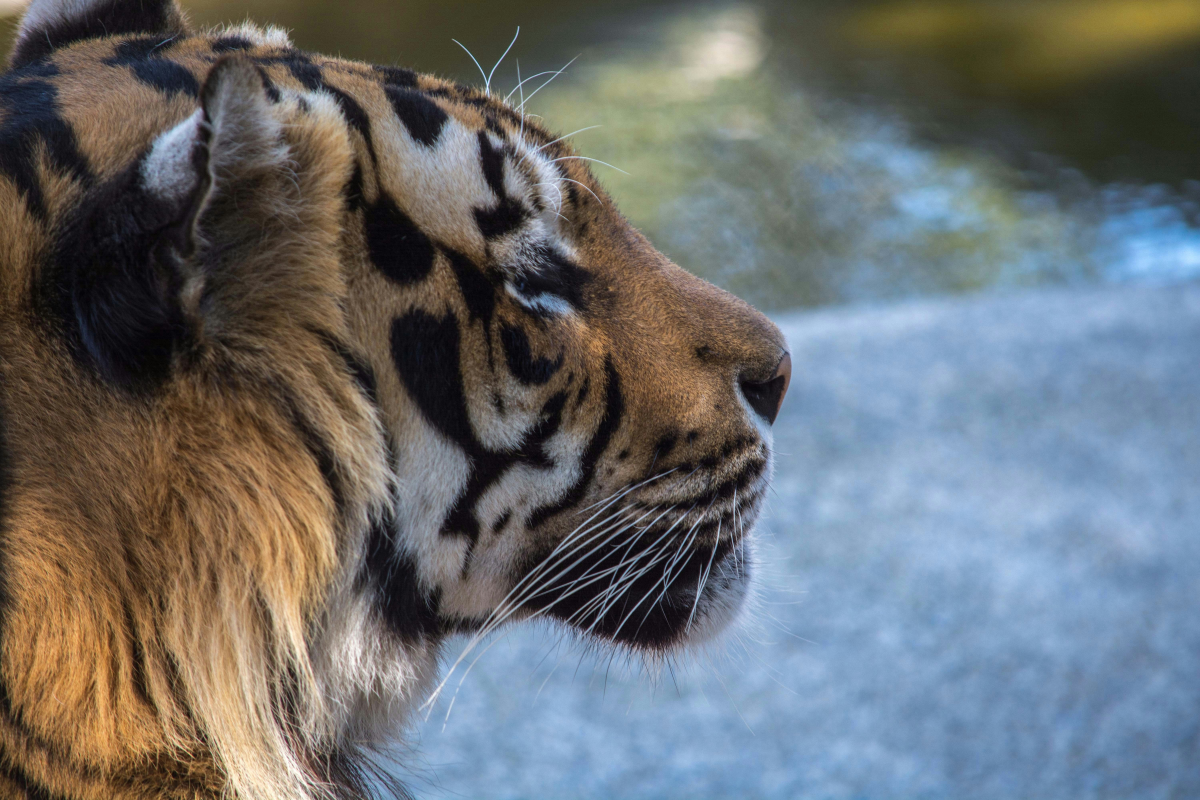
#> input picture Experiment-4/img4.jpg, 6000 x 4000 px (shown at 1/5 size)
$ python main.py   (older library calls are emulated)
#> lines starting #> are read from the running program, lines starting #| are printed output that depends on the picture
# Name: Navjot Chaudhary
# Roll No.: 40
# Experiment: 4
import cv2
import numpy as np
import matplotlib.pyplot as plt

# 1. Load a grayscale image
img = cv2.imread('img4.jpg', cv2.IMREAD_GRAYSCALE)
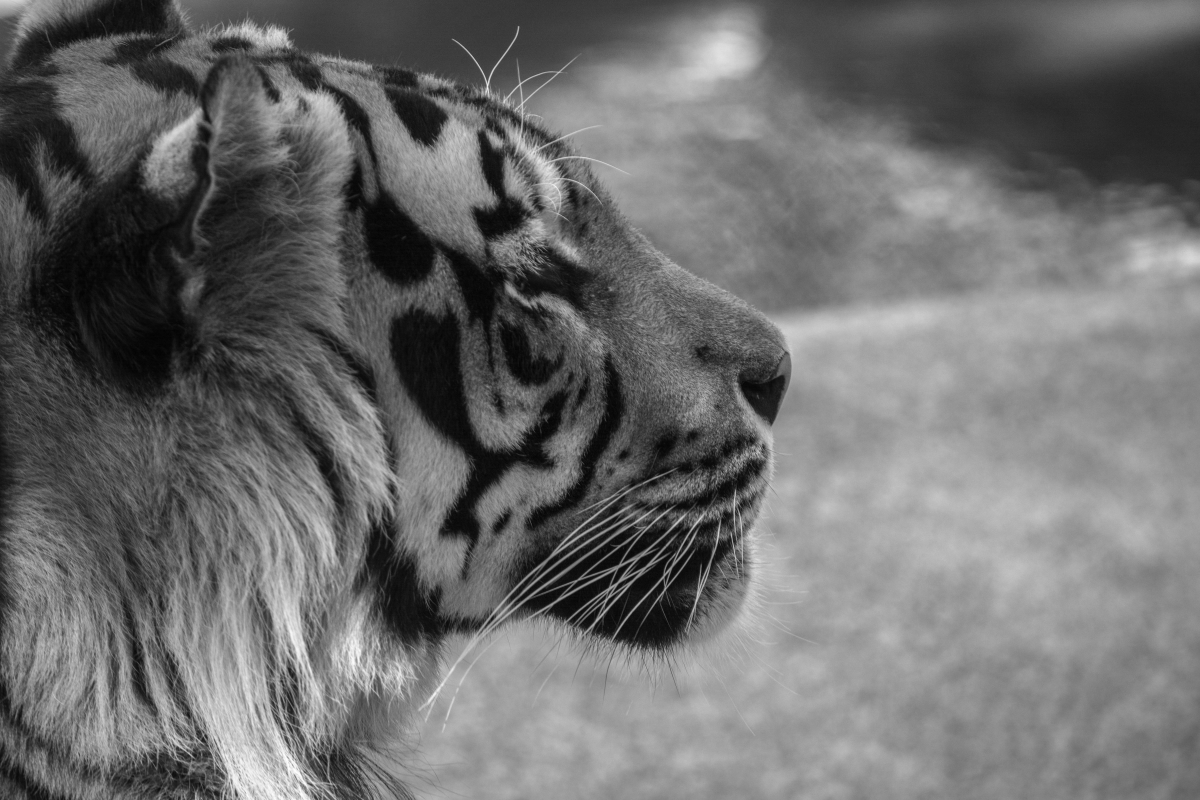
#> img: shape (4000, 6000) (shown at 1/5 size); min 0, max 255, mean 109.3

# Check if image was loaded successfully
if img is None:
    print("Error: img4.jpg not found!")
    print("Make sure img4.jpg is inside the Experiment_4 folder.")
    exit()

# 2. Compute the Discrete Fourier Transform (DFT)
dft = cv2.dft(np.float32(img), flags=cv2.DFT_COMPLEX_OUTPUT)
# 3. Shift the zero-frequency component to the center
dft_shift = np.fft.fftshift(dft)

# 4. Compute magnitude spectrum
magnitude_spectrum = 20 * np.log(
    cv2.magnitude(dft_shift[:, :, 0], dft_shift[:, :, 1]) + 1
)
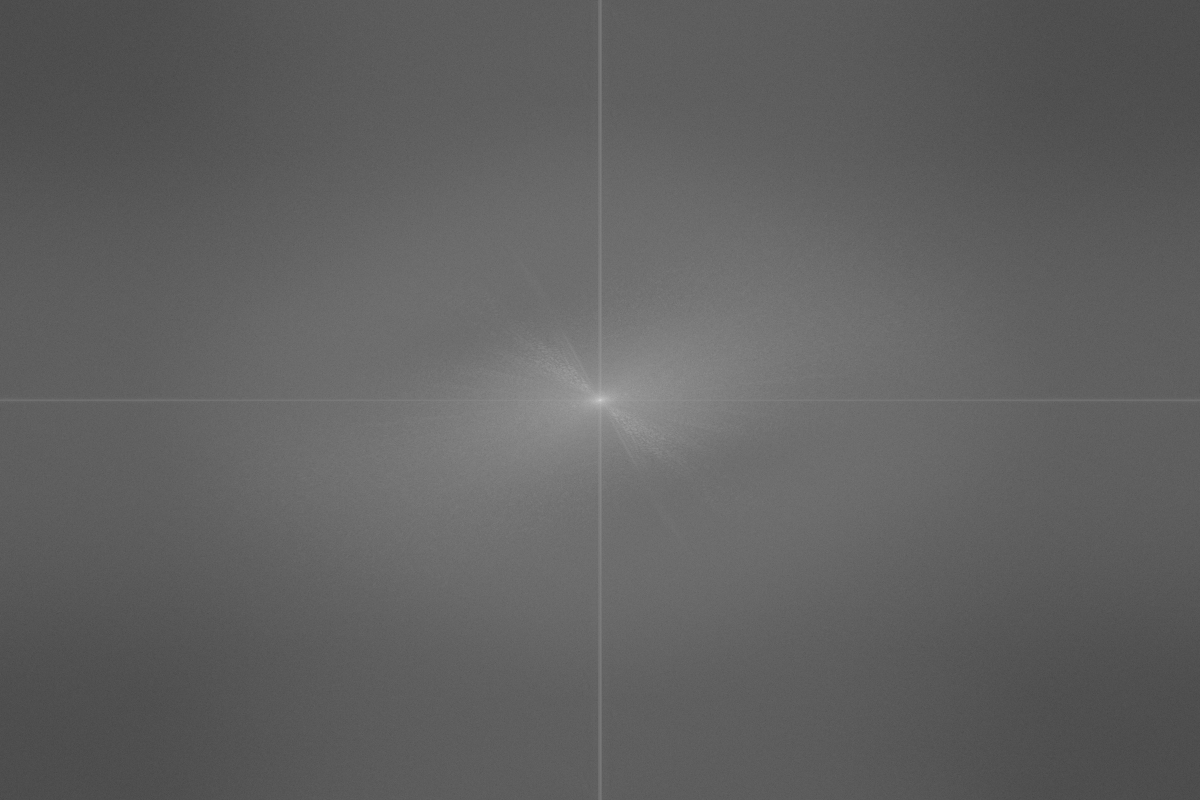
#> magnitude_spectrum: shape (4000, 6000) float32 (shown at 1/5 size); min 27.48, max 433.8, mean 182.7; drawn with min black and max white

# Get image dimensions and center point
rows, cols = img.shape
#> rows = 4000; cols = 6000
crow, ccol = rows // 2, cols // 2
#> crow = 2000; ccol = 3000
mask_size = 30

# 5. Low-Pass Filter (LPF)
mask_lpf = np.zeros((rows, cols, 2), np.uint8)

mask_lpf[
    crow - mask_size:crow + mask_size,
    ccol - mask_size:ccol + mask_size
] = 1

fshift_lpf = dft_shift * mask_lpf

# 6. High-Pass Filter (HPF)
mask_hpf = np.ones((rows, cols, 2), np.uint8)

mask_hpf[
    crow - mask_size:crow + mask_size,
    ccol - mask_size:ccol + mask_size
] = 0

fshift_hpf = dft_shift * mask_hpf

# 7. Inverse Fourier Transform

# LPF Reconstruction
f_ishift_lpf = np.fft.ifftshift(fshift_lpf)
img_back_lpf = cv2.idft(f_ishift_lpf)

img_back_lpf = cv2.magnitude(
    img_back_lpf[:, :, 0],
    img_back_lpf[:, :, 1]
)
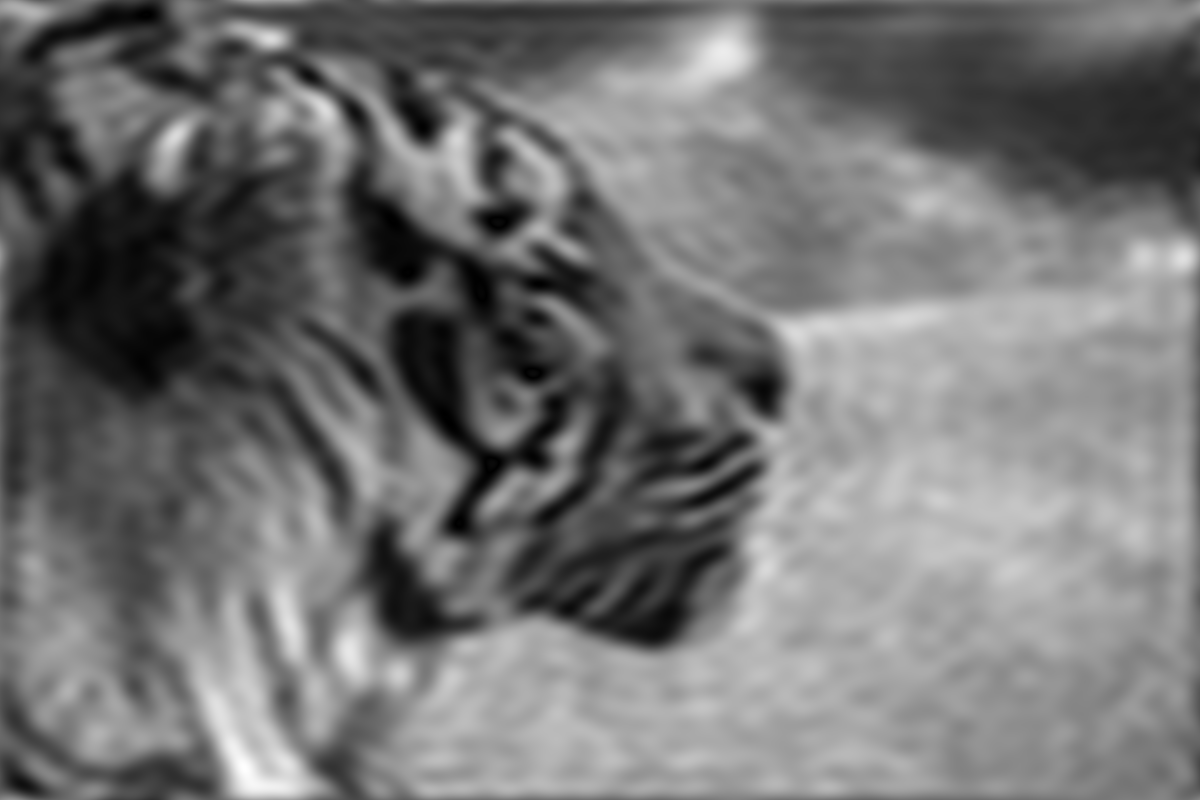
#> img_back_lpf: shape (4000, 6000) float32 (shown at 1/5 size); min 208611.4, max 5.75e+09, mean 2.62e+09; drawn with min black and max white

# HPF Reconstruction
f_ishift_hpf = np.fft.ifftshift(fshift_hpf)
img_back_hpf = cv2.idft(f_ishift_hpf)

img_back_hpf = cv2.magnitude(
    img_back_hpf[:, :, 0],
    img_back_hpf[:, :, 1]
)
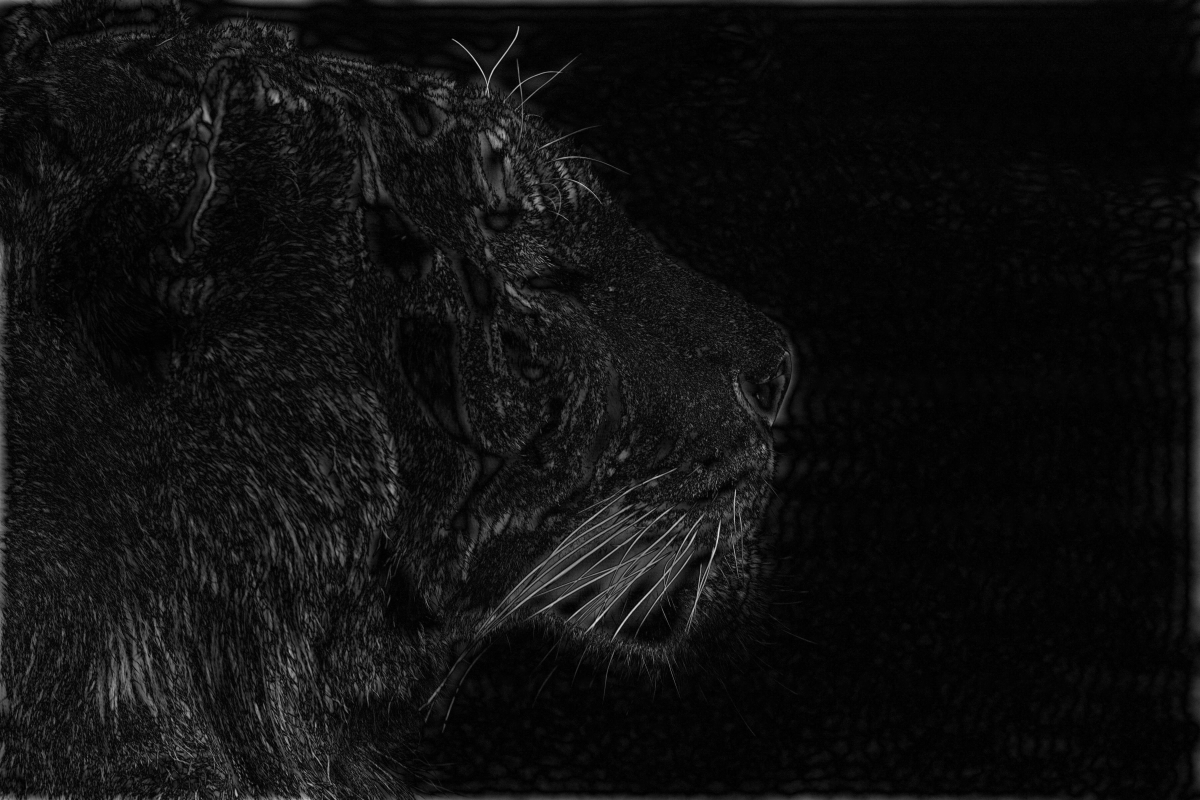
#> img_back_hpf: shape (4000, 6000) float32 (shown at 1/5 size); min 18337.6, max 3.87e+09, mean 251139040; drawn with min black and max white

# 8. Normalize images for saving
mag_save = cv2.normalize(
    magnitude_spectrum, None, 0, 255,
    cv2.NORM_MINMAX, dtype=cv2.CV_8U
)

lpf_save = cv2.normalize(
    img_back_lpf, None, 0, 255,
    cv2.NORM_MINMAX, dtype=cv2.CV_8U
)

hpf_save = cv2.normalize(
    img_back_hpf, None, 0, 255,
    cv2.NORM_MINMAX, dtype=cv2.CV_8U
)

# 9. Save output images
cv2.imwrite('magnitude_spectrum.jpg', mag_save)
cv2.imwrite('low_pass_filtered.jpg', lpf_save)
cv2.imwrite('high_pass_filtered.jpg', hpf_save)

print("Images have been saved successfully!")

# 10. Display results
plt.figure(figsize=(12, 10))

plt.subplot(221)
plt.imshow(img, cmap='gray')
plt.title('Original Image')
plt.axis('off')

plt.subplot(222)
plt.imshow(magnitude_spectrum, cmap='gray')
plt.title('Magnitude Spectrum')
plt.axis('off')

plt.subplot(223)
plt.imshow(img_back_lpf, cmap='gray')
plt.title('Low-Pass Filtered (Smoothed)')
plt.axis('off')

plt.subplot(224)
plt.imshow(img_back_hpf, cmap='gray')
plt.title('High-Pass Filtered (Edges)')
plt.axis('off')

plt.tight_layout()
plt.show()
